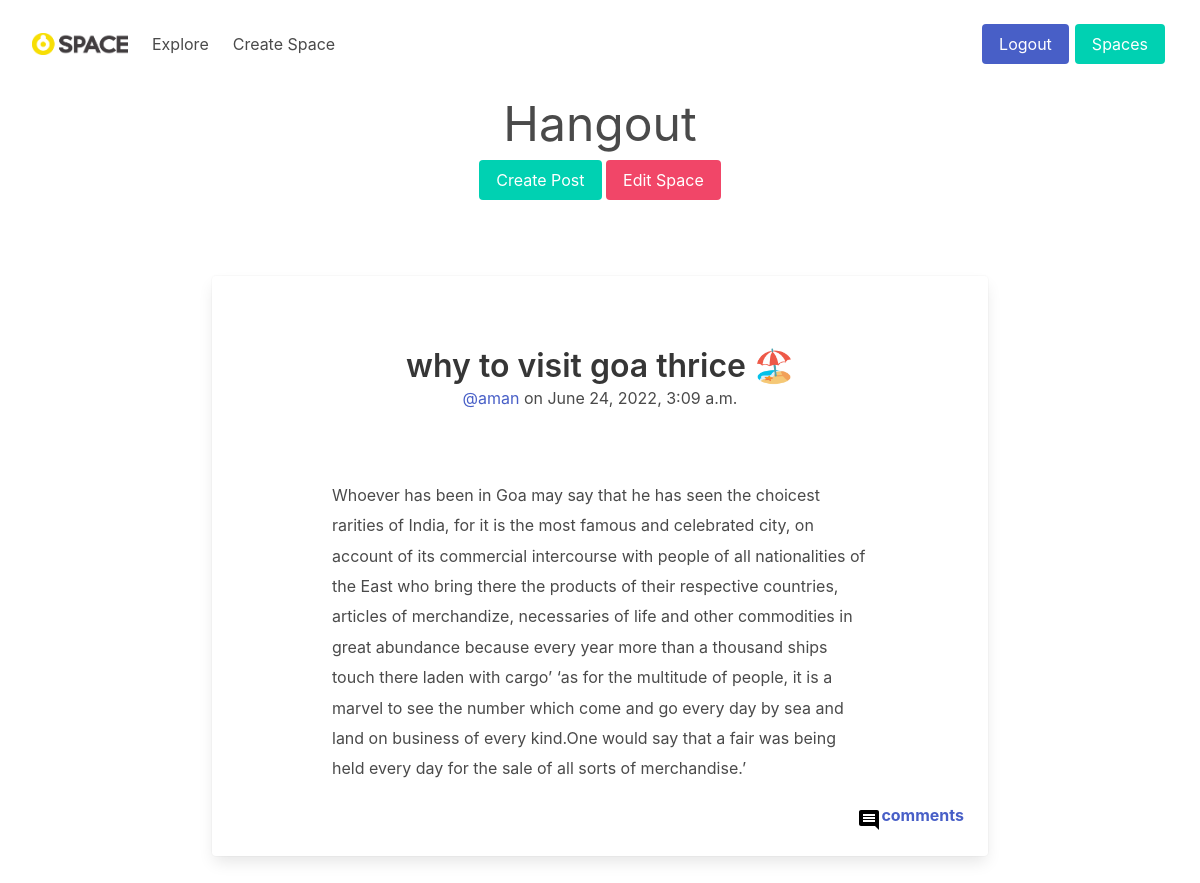
The page /space/hangout/ (signed in) on the database its author committed.
### spaces/models.py (models this page shows, shortened)
class space(models.Model):
    name = models.CharField(max_length=256, unique=True)
    slug = models.SlugField(unique=True)
    owner = models.ForeignKey(User, on_delete=models.CASCADE)
    tags = TaggableManager()
    image = models.CharField(max_length=511,null=True)
    About = models.TextField(null=True)
    secret_code=models.CharField(max_length=255)

class Posts(models.Model):
    Space = models.ForeignKey(space, on_delete=models.CASCADE)
    Title = models.CharField(max_length=300)
    Content = models.TextField()
    user = models.ForeignKey(User, on_delete=models.CASCADE)
    username = models.CharField(max_length=255)
    published_on = models.DateTimeField(default=datetime.now())
    class Meta:
        ordering = ("-published_on",)

### spaces/views.py (the view, shortened to what this page needs)
# urls.py: path('space/',include('spaces.urls')),
@login_required
def spaces(request, slug):
    Space = space.objects.get(slug=slug)
    id = Space.id
    code = Space.secret_code
    Content = Posts.objects.filter(Space=id)
    Present = subscription.objects.filter(slug=slug, user=request.user.id)
    isOwner = Space.owner == request.user
    print(Space.owner == request.user)
    if (Space.owner == request.user) or (len(Present) != 0 and Present[0].is_member):
        if request.method == "POST":
            Pform = PostForm(request.POST)
            if Pform.is_valid:
                post = Pform.save()
                return redirect('getSpaces')
        else:
            Pform = PostForm()
        return render(request, 'space/space_room.html', {'space': Space, 'Posts': Content, 'form': Pform, 'isOwner': isOwner})

### spaces/templates/space/space_room.html (shortened to what this page needs)
<link rel="stylesheet" href="../../static/css/room.css">
{% extends 'core/base.html' %}
{% block content %}
<div class="container">
    <h1 class="is-size-1-desktop is-size-2-mobile	has-text-centered	">{{space.name}}</h1>
    <div style="margin:auto;max-width: fit-content;margin-bottom:-2ch;">
        <button class="js-modal-trigger button is-primary" data-target="modal-js-example">
            Create Post
        </button>
        {% if isOwner %}
        <a href="/space/{{space.slug}}/Edit/">
            <button class=" button is-danger">
                Edit Space
            </button>
        </a>
        {% endif %}
    </div>
</div>
<section class="articles">
    <div class="column is-8 is-offset-2">
        {% for post in Posts%}
        <div class="card article">
            <div class="card-content">
                <div class="media">
                    <div class="media-content has-text-centered">
                        <p class="title article-title">{{post.Title}}</p>
                        <p class="subtitle is-6 article-subtitle">
                            <a href="#">@{{post.username}}</a> on {{post.published_on}}
                        </p>
                    </div>
                </div>
                <div class="content article-body">
                    <p>
                        {{post.Content}}
                    </p>
                </div>
                <a href="/space/{{space.slug}}/singlePost/{{post.id}}/">
                    <div style="margin-left:auto;max-width: fit-content;" class="is-flex">
                        <svg xmlns="http://www.w3.org/2000/svg" height="24" viewBox="0 0 24 24" width="24">
                            <path d="M0 0h24v24H0z" fill="none" />
                            <path
                                d="M21.99 4c0-1.1-.89-2-1.99-2H4c-1.1 0-2 .9-2 2v12c0 1.1.9 2 2 2h14l4 4-.01-18zM18 14H6v-2h12v2zm0-3H6V9h12v2zm0-3H6V6h12v2z" />
                        </svg>
                        <p style="margin-top:-5px;font-weight:bold">comments</p>
                    </div>
                </a>
            </div>
        </div>
        {% endfor %}
    </div>
</section>
{% endblock %}

### spaces/static/CSS/room.css (style rules this page uses)
.articles { margin: 5rem 0; margin-top: -2px; }
.articles .content p { line-height: 1.9; margin: 15px 0; }
.media-content { margin-top: 3rem; }
.article, .promo-block { margin-top: 6rem; }
div.column.is-8:first-child { padding-top: 0; margin-top: 0; }
.article-title { font-size: 2rem; font-weight: lighter; line-height: 2; }
.article-subtitle { color: #909AA0; margin-bottom: 3rem; }
.article-body { line-height: 1.4; margin: 0 6rem; }

### rows shown on the page
space: name "Hangout"
Posts: Title "why to visit goa thrice 🏖️", username "aman", published_on "June 24, 2022, 3:09 a.m.", Content "Whoever has been in Goa may say that he has seen the choicest rarities of India, for it is the most famous and celebrated city, on account of its commercial intercourse with people of all nationalities of the East who bring there the products of their respective countries, articles of merchandize, necessaries of life and other commodities in great abundance because every year more than a thousand ships touch there laden with cargo’ ‘as for the multitude of people, it is a marvel to see the number which come and go every day by sea and land on business of every kind.One would say that a fair was being held every day for the sale of all sorts of merchandise.’"
